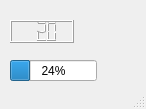
<?xml version="1.0" encoding="UTF-8"?>
<ui version="4.0">
 <class>MainWindow</class>
 <widget class="QMainWindow" name="MainWindow">
  <property name="geometry">
   <rect>
    <x>0</x>
    <y>0</y>
    <width>146</width>
    <height>109</height>
   </rect>
  </property>
  <property name="windowTitle">
   <string>MainWindow</string>
  </property>
  <widget class="QWidget" name="centralwidget">
   <widget class="QProgressBar" name="progressBar">
    <property name="geometry">
     <rect>
      <x>10</x>
      <y>60</y>
      <width>87</width>
      <height>21</height>
     </rect>
    </property>
    <property name="value">
     <number>24</number>
    </property>
   </widget>
   <widget class="QLCDNumber" name="lcdNumber">
    <property name="geometry">
     <rect>
      <x>10</x>
      <y>20</y>
      <width>64</width>
      <height>23</height>
     </rect>
    </property>
    <property name="palette">
     <palette>
      <active>
       <colorrole role="Base">
        <brush brushstyle="SolidPattern">
         <color alpha="255">
          <red>255</red>
          <green>255</green>
          <blue>255</blue>
         </color>
        </brush>
       </colorrole>
       <colorrole role="Window">
        <brush brushstyle="SolidPattern">
         <color alpha="255">
          <red>0</red>
          <green>0</green>
          <blue>0</blue>
         </color>
        </brush>
       </colorrole>
      </active>
      <inactive>
       <colorrole role="Base">
        <brush brushstyle="SolidPattern">
         <color alpha="255">
          <red>255</red>
          <green>255</green>
          <blue>255</blue>
         </color>
        </brush>
       </colorrole>
       <colorrole role="Window">
        <brush brushstyle="SolidPattern">
         <color alpha="255">
          <red>0</red>
          <green>0</green>
          <blue>0</blue>
         </color>
        </brush>
       </colorrole>
      </inactive>
      <disabled>
       <colorrole role="Base">
        <brush brushstyle="SolidPattern">
         <color alpha="255">
          <red>0</red>
          <green>0</green>
          <blue>0</blue>
         </color>
        </brush>
       </colorrole>
       <colorrole role="Window">
        <brush brushstyle="SolidPattern">
         <color alpha="255">
          <red>0</red>
          <green>0</green>
          <blue>0</blue>
         </color>
        </brush>
       </colorrole>
      </disabled>
     </palette>
    </property>
    <property name="smallDecimalPoint">
     <bool>false</bool>
    </property>
    <property name="digitCount">
     <number>3</number>
    </property>
    <property name="segmentStyle">
     <enum>QLCDNumber::Outline</enum>
    </property>
    <property name="value" stdset="0">
     <double>20.000000000000000</double>
    </property>
   </widget>
  </widget>
  <widget class="QStatusBar" name="statusbar"/>
 </widget>
 <resources/>
 <connections/>
</ui>
